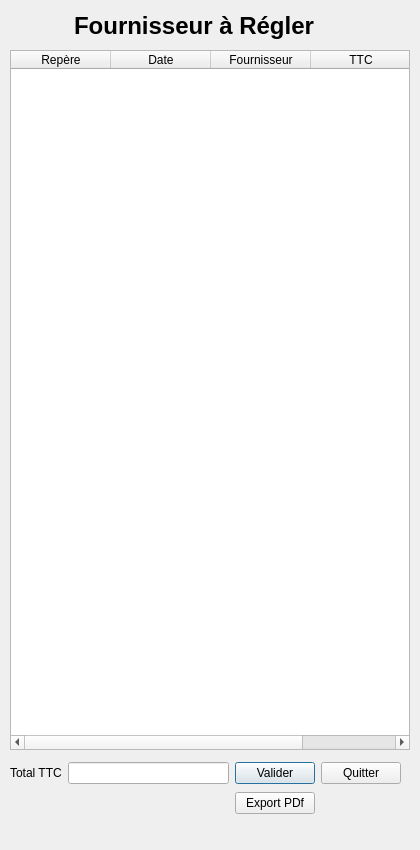
<?xml version="1.0" encoding="UTF-8"?>
<ui version="4.0">
 <class>Dialog</class>
 <widget class="QDialog" name="Dialog">
  <property name="geometry">
   <rect>
    <x>0</x>
    <y>0</y>
    <width>420</width>
    <height>850</height>
   </rect>
  </property>
  <property name="minimumSize">
   <size>
    <width>420</width>
    <height>850</height>
   </size>
  </property>
  <property name="maximumSize">
   <size>
    <width>420</width>
    <height>850</height>
   </size>
  </property>
  <property name="windowTitle">
   <string>Dialog</string>
  </property>
  <widget class="QTableWidget" name="tableWidget_a_regler">
   <property name="enabled">
    <bool>true</bool>
   </property>
   <property name="geometry">
    <rect>
     <x>10</x>
     <y>50</y>
     <width>400</width>
     <height>700</height>
    </rect>
   </property>
   <property name="minimumSize">
    <size>
     <width>400</width>
     <height>700</height>
    </size>
   </property>
   <property name="maximumSize">
    <size>
     <width>400</width>
     <height>700</height>
    </size>
   </property>
   <property name="alternatingRowColors">
    <bool>true</bool>
   </property>
   <property name="selectionBehavior">
    <enum>QAbstractItemView::SelectionBehavior::SelectRows</enum>
   </property>
   <attribute name="verticalHeaderVisible">
    <bool>false</bool>
   </attribute>
   <column>
    <property name="text">
     <string>Repère</string>
    </property>
   </column>
   <column>
    <property name="text">
     <string>Date</string>
    </property>
   </column>
   <column>
    <property name="text">
     <string>Fournisseur</string>
    </property>
   </column>
   <column>
    <property name="text">
     <string>TTC</string>
    </property>
   </column>
  </widget>
  <widget class="QSplitter" name="splitter">
   <property name="geometry">
    <rect>
     <x>10</x>
     <y>10</y>
     <width>368</width>
     <height>32</height>
    </rect>
   </property>
   <property name="orientation">
    <enum>Qt::Orientation::Horizontal</enum>
   </property>
   <widget class="QLabel" name="label">
    <property name="text">
     <string>&lt;html&gt;&lt;head/&gt;&lt;body&gt;&lt;p align=&quot;center&quot;&gt;&lt;span style=&quot; font-size:18pt; font-weight:700;&quot;&gt;Fournisseur à Régler&lt;/span&gt;&lt;/p&gt;&lt;/body&gt;&lt;/html&gt;</string>
    </property>
   </widget>
  </widget>
  <widget class="QWidget" name="gridLayoutWidget">
   <property name="geometry">
    <rect>
     <x>10</x>
     <y>760</y>
     <width>391</width>
     <height>56</height>
    </rect>
   </property>
   <layout class="QGridLayout" name="gridLayout">
    <item row="0" column="2">
     <widget class="QPushButton" name="pushButtonValider">
      <property name="text">
       <string>Valider</string>
      </property>
     </widget>
    </item>
    <item row="0" column="3">
     <widget class="QPushButton" name="quitterButton">
      <property name="text">
       <string>Quitter</string>
      </property>
     </widget>
    </item>
    <item row="0" column="1">
     <widget class="QLineEdit" name="lineEdittotalttc"/>
    </item>
    <item row="0" column="0">
     <widget class="QLabel" name="labeltotalttc">
      <property name="text">
       <string>&lt;html&gt;&lt;head/&gt;&lt;body&gt;&lt;p&gt;Total TTC&lt;/p&gt;&lt;/body&gt;&lt;/html&gt;</string>
      </property>
     </widget>
    </item>
    <item row="1" column="2">
     <widget class="QPushButton" name="pushButton_export_pdf">
      <property name="text">
       <string>Export PDf</string>
      </property>
     </widget>
    </item>
   </layout>
  </widget>
  <zorder>splitter</zorder>
  <zorder>tableWidget_a_regler</zorder>
  <zorder>gridLayoutWidget</zorder>
 </widget>
 <resources/>
 <connections/>
</ui>
